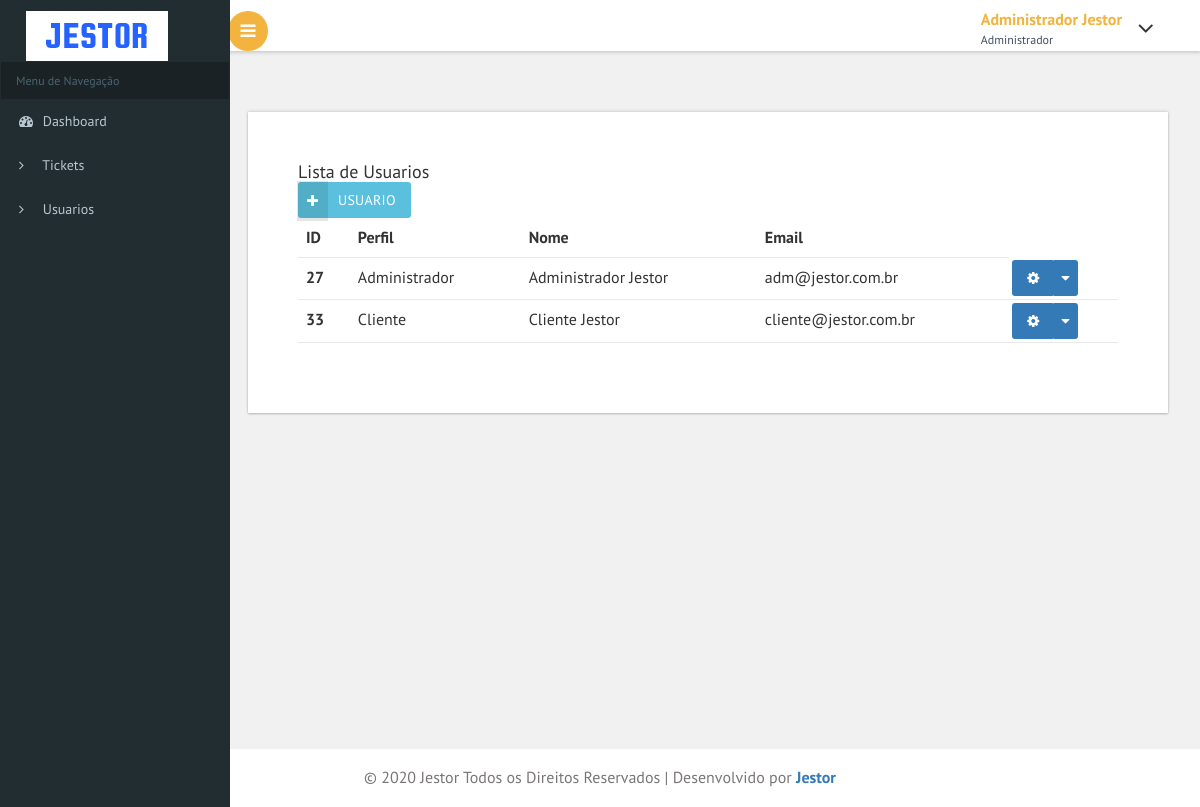
/Usuarios (signed in), run on the app's committed database.
### tables this page shows
CREATE TABLE `tb_usuario` (
  `ID_Usuario` int(11) NOT NULL,
  `ID_Perfil` int(11) NOT NULL,
  `Nome` varchar(45) NOT NULL,
  `Email` varchar(45) NOT NULL,
  `Senha` varchar(45) NOT NULL,
  `Slug` varchar(60) NOT NULL,
  `DataModficacao` datetime NOT NULL DEFAULT current_timestamp() ON UPDATE current_timestamp()
);

CREATE TABLE `tb_perfil` (
  `ID_Perfil` int(11) NOT NULL,
  `Nome` varchar(45) NOT NULL,
  `DataModifcacao` datetime NOT NULL DEFAULT current_timestamp() ON UPDATE current_timestamp()
);

### Core/Controller.class.php (called while the page is built, shortened)
<?php
class Controller{
    public function loadTemplateLogado($viewName, $viewData = array()){
        require 'Views/templateLogado.php';
    }
    public function loadViewinTemplate($viewName, $viewData = array()){
        extract($viewData);
        require 'Views/'.$viewName.'.php';
    }
}
?>

### Controllers/UsuariosController.class.php (called while the page is built, shortened)
<?php
class UsuariosController extends Controller
{
	public function index()
	{
		$u = new Usuarios();
		$dados = array("DadosUsuarios"=> $u->getAllUsuarios());
		$this->loadTemplateLogado('Usuarios/listaUsuarios',$dados);
	}
}

### Core/Core.class.php (called while the page is built, shortened)
<?php
class Core{
    public function run(){
        $url = '/';
        $params = array();
        if(isset($_GET['url'])){
            $url .= $_GET['url'];
        }
        if(!empty($_GET['url']) && $url != '/'){
            $url = explode('/',$url);
            array_shift($url);
            array_shift($url);
            if(isset($url[0]) && !empty($url[0])){
                $currentAction = $url[0];
                array_shift($url);
            }else{
                $currentAction = 'index';
            }
        }else{
            $currentController = 'HomeController';
            $currentAction = 'index';
        }
        $c = new $newController();
        call_user_func_array(array($c, $currentAction), $params);
    }
}

### index.php (called while the page is built, shortened)
<?php
$core = new Core\Core();
$core->run();

### Core/Model.class.php (called while the page is built, shortened)
<?php
class Model{
    public function __construct (){
        global $db;
        $this->db = $db;
        return  $db;
    }
}
?>

### Models/Usuarios.class.php (called while the page is built, shortened)
<?php
class Usuarios extends Model
{
	public function getAllUsuarios()
	{
		$sql = $this->db->prepare("SELECT p.Nome NomePerfil, u.ID_Usuario ,u.Nome NomeUsuario, u.Email, u.slug
		FROM tb_usuario u INNER JOIN tb_perfil p ON u.ID_Perfil = p.ID_Perfil");
		$sql->execute();
		return $sql->fetchAll();
	}
}
?>

### Views/usuarios/listaUsuarios.php (the view, shortened to what this page needs)
<div id="page-wrapper" >
	<div class="main-page">
				<div class="bs-example widget-shadow" data-example-id="hoverable-table" style="padding: 50px;">
			<h4>Lista de Usuarios</h4>
				<a href='<?=BASE_URL?>Usuarios/criar' class="btn btn-info btn-flat btn-pri">
					<i class="fa fa-plus" aria-hidden="true"></i> Usuario
				</a>
			<table class="table table-hover">
			    <thead>
			        <tr>
			            <th>ID</th>
			            <th>Perfil</th>
			            <th>Nome</th>
			            <th>Email</th>
			        </tr>
			    </thead>
			    <tbody>
			    	<?php
			    		foreach ($DadosUsuarios as $usuario) {
			    	?>
			    	<tr>
			    		<th scope="row"><?=$usuario['ID_Usuario']?></th>
			    		<td><?=$usuario['NomePerfil']?></td>
			    		<td><?=$usuario['NomeUsuario']?></td>
			    		<td><?=$usuario['Email']?></td>
			    		<td style="padding: 3px">
			    			<div class="btn-group closed">
  								<a class="btn btn-primary dropdown-toggle" data-toggle="dropdown" href="#"><i class="fa fa-cog" aria-hidden="true"></i></a>
  								<a class="btn btn-primary dropdown-toggle" data-toggle="dropdown" href="#">
    								<span class="fa fa-caret-down" title="Toggle dropdown menu"></span>
  								</a>
							</div>
			    		</td>
			    	</tr>
			    	<?php
			    		}
			    	?>
			    </tbody>
			</table>
		</div>
	</div>
</div>

### Views/templateLogado.php (shortened to what this page needs)
<!DOCTYPE HTML>
<html>
<head>
<link href="<?=BASE_URL?>assets/css/bootstrap.css" rel='stylesheet' type='text/css' />
<link href="<?=BASE_URL?>assets/css/style.css" rel='stylesheet' type='text/css' />
<link href="<?=BASE_URL?>assets/css/font-awesome.css" rel="stylesheet">
 <link href='<?=BASE_URL?>assets/css/SidebarNav.min.css' media='all' rel='stylesheet' type='text/css'/>
<link href="<?=BASE_URL?>assets/css/custom.css" rel="stylesheet">
</head>
<body class="cbp-spmenu-push">
	<div class="main-content">
	<div class="cbp-spmenu cbp-spmenu-vertical cbp-spmenu-left" id="cbp-spmenu-s1">
		<aside class="sidebar-left">
      <nav class="navbar navbar-inverse">
          <div class="navbar-header">
            <h1><a class="navbar-brand" href="<?=BASE_URL?>"><img src='<?=BASE_URL?>assets/images/logo.png'/></a></h1>
          </div>
          <div class="collapse navbar-collapse" id="bs-example-navbar-collapse-1">
            <ul class="sidebar-menu">
              <li class="header">Menu de Navegação</li>
              <li class="treeview">
                <a href="<?=BASE_URL?>">
                <i class="fa fa-dashboard"></i> <span>Dashboard</span>
                </a>
              </li>
              <?php if($_SESSION['id_perfil'] == 2){ ?>
              <li><a href="<?=BASE_URL?>Tickets/listadetickets/<?=$_SESSION['slug']?>"><i class="fa fa-angle-right"></i> Tickets</a></li>
              <li><a href="<?=BASE_URL?>Usuarios/editar/<?=$_SESSION['slug']?>"><i class="fa fa-angle-right"></i> Usuarios</a></li>
              <?php }else{ ?>
              <li><a href="<?=BASE_URL?>Tickets/listadetickets/"><i class="fa fa-angle-right"></i> Tickets</a></li>
              <li><a href="<?=BASE_URL?>Usuarios"><i class="fa fa-angle-right"></i> Usuarios</a></li>
              <?php } ?>
            </ul>
          </div>
      </nav>
    </aside>
	</div>
		<div class="sticky-header header-section ">
			<div class="header-left">
				<button id="showLeftPush"><i class="fa fa-bars"></i></button>
				<div class="clearfix"> </div>
			</div>
			<div class="header-right">
				<div class="profile_details">
					<ul>
						<li class="dropdown profile_details_drop">
							<a href="#" class="dropdown-toggle" data-toggle="dropdown" aria-expanded="false">
								<div class="profile_img">
									<div class="user-name">
										<p><?=$_SESSION['nome_usuario']; ?></p>
										<span><?=$_SESSION['nome_perfil']?></span>
									</div>
									<i class="fa fa-angle-down lnr"></i>
									<div class="clearfix"></div>
								</div>
							</a>
						</li>
					</ul>
				</div>
				<div class="clearfix"> </div>
			</div>
			<div class="clearfix"> </div>
		</div>
		<?php $this->loadViewInTemplate($viewName,$viewData);?>
</div></body>
		<div class="footer">
		   <p>&copy; <?=date('Y');?> Jestor Todos os Direitos Reservados | Desenvolvido por  <a href="https://www.jestor.com.br/" target="_blank">Jestor</a></p>
	   </div>
</body>
</html>

### assets/css/custom.css (style rules this page uses)
#page-wrapper { padding:5em 2em 2.5em; background-color: #F1F1F1; }

### data on the page
tb_usuario: ID_Usuario "27", ID_Perfil.Nome "Administrador", Nome "Administrador Jestor", Email "adm@jestor.com.br"
tb_usuario: ID_Usuario "33", ID_Perfil.Nome "Cliente", Nome "Cliente Jestor", Email "cliente@jestor.com.br"

### other printed values
$_SESSION['nome_usuario'] "Administrador Jestor"
$_SESSION['nome_perfil'] "Administrador"
